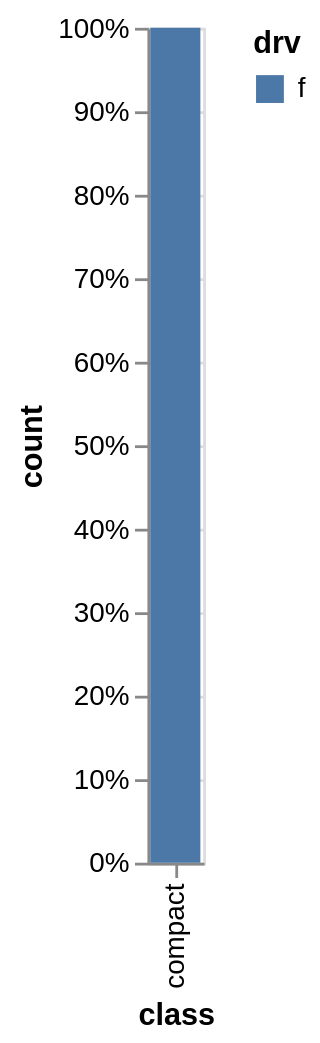

Describe this chart as a Vega-Lite specification.
### Vega-Lite specification from a JSON file in a GitHub repository (floating-point values rounded to 4 significant figures)
{"$schema": "https://vega.github.io/schema/vega-lite/v4.json", "datasets": {"data-00": [{"manufacturer": "audi", "model": "a4", "displ": 1.8, "year": 1999, "cyl": 4, "trans": "auto(l5)", "drv": "f", "cty": 18, "hwy": 29, "fl": "p", "class": "compact"}]}, "layer": [{"data": {"name": "data-00"}, "mark": {"type": "bar"}, "encoding": {"x": {"field": "class", "type": "nominal", "title": "class"}, "y": {"aggregate": "count", "stack": "normalize", "type": "quantitative", "title": "count"}, "fill": {"field": "drv", "type": "nominal", "title": "drv"}}}]}
